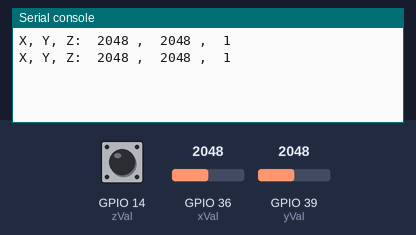
The program below on a simulated ESP32 board running MicroPython. Parts: the last lines printed to the serial console. The inputs (shaded band) are chosen by the test bench; at power-on: GPIO 36 (xVal) = 2048, GPIO 39 (yVal) = 2048, GPIO 14 (zVal) HIGH (analog values on the 0–4095 scale).

Above: at 1.2 s.
1.3 s: GPIO 36 (xVal) set to 2866
At 2.6 s:
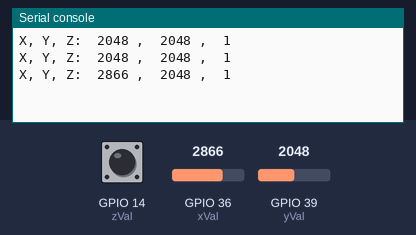
2.8 s: GPIO 39 (yVal) set to 2866
At 3.8 s:
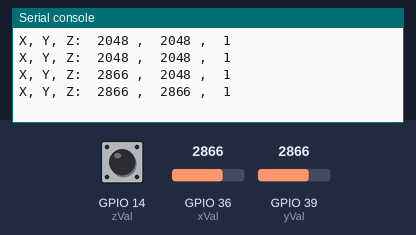
4.3 s: GPIO 14 (zVal) pulled LOW for 1.2 s
At 5.6 s:
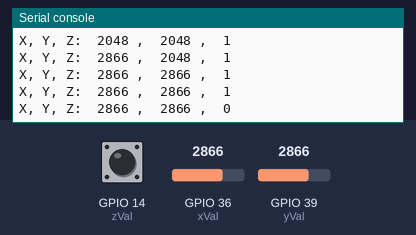
7.0 s: GPIO 36 (xVal) set to 3603
At 7.8 s:
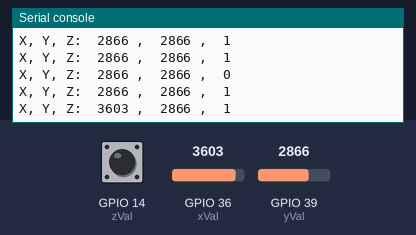
8.5 s: GPIO 39 (yVal) set to 3603
At 9.8 s:
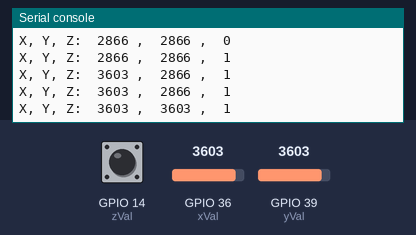
10.0 s: GPIO 14 (zVal) pulled LOW for 1.2 s
At 10.7 s:
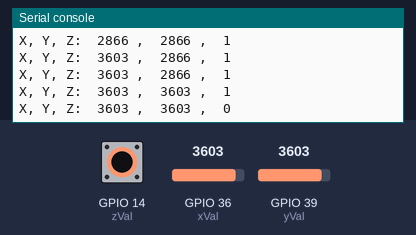
Timing chart, 0 to 13.0 s (numbered marks = the images above; inputs shaded):
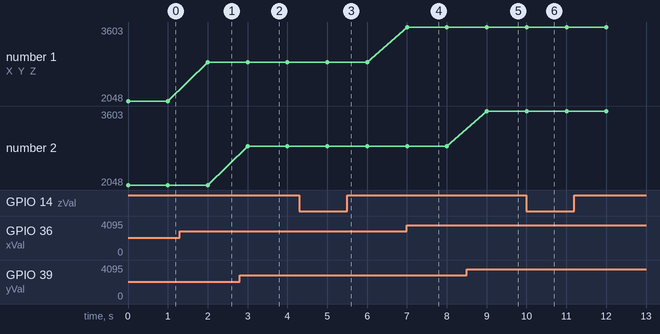

The program:

Joystick.py
```python
from machine import ADC,Pin
import time

xVal=ADC(Pin(36))
yVal=ADC(Pin(39))
zVal=Pin(14,Pin.IN,Pin.PULL_UP)

xVal.atten(ADC.ATTN_11DB)
yVal.atten(ADC.ATTN_11DB)
xVal.width(ADC.WIDTH_12BIT)
yVal.width(ADC.WIDTH_12BIT)

while True:
  print("X, Y, Z: ",xVal.read(),", ",yVal.read(),", ",zVal.value())
  time.sleep(1)


  
```

Measured:
- after the input at 1.3 s, the serial console: prints a new line after 0.70 s (image 1)
- after the input at 2.8 s, the serial console: prints a new line after 0.20 s (image 2)
- after the input at 4.3 s, the serial console: prints a new line after 0.70 s (image 3)
- after the input at 7.0 s, the serial console: prints a new line at once (image 4)
- after the input at 8.5 s, the serial console: prints a new line after 0.50 s (image 5)
- after the input at 10.0 s, the serial console: prints a new line at once (image 6)
- plotted number 1: 2048 → 2866 after the input at 1.3 s, 2866 → 3603 after the input at 7.0 s
